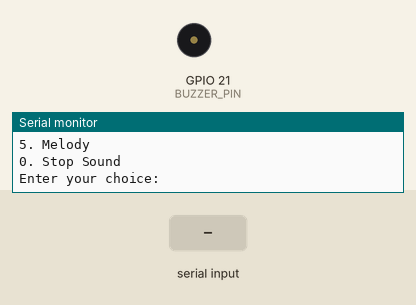
A program run on a simulated ESP32. Parts: buzzer (waves = sounding), the last lines printed to the serial monitor. The test bench sets the inputs (shaded band).

Above: at 1.2 s.
1.3 s: "1\n" received over Serial
At 1.7 s:
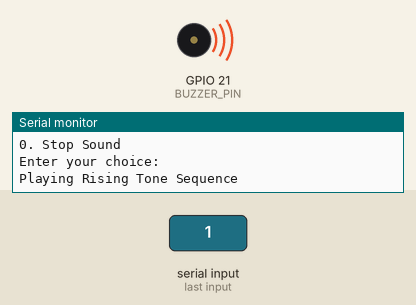
7.3 s: "2\n" received over Serial
At 11.6 s:
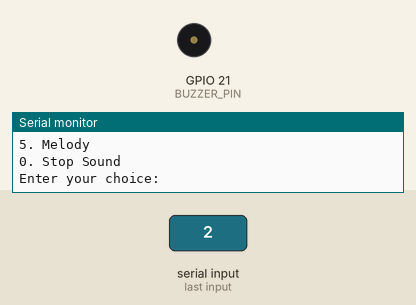
Timing chart, 0 to 13.1 s (numbered marks = the images above; inputs shaded):
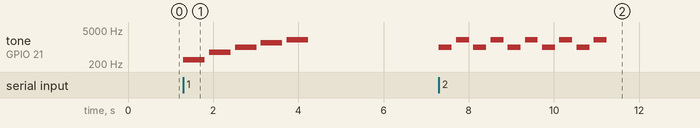

Measured:
- after the input at 1.3 s, tone on GPIO 21 (BUZZER_PIN): plays 300 Hz for 0.51 s, 600 Hz for 0.51 s, 1000 Hz for 0.51 s, 1500 Hz for 0.51 s, 2000 Hz for 0.51 s, starting at once
- after the input at 7.3 s, tone on GPIO 21 (BUZZER_PIN): silent → 1000 Hz at once, then repeats every 0.81 s: silent 0.10 s, 2000 Hz 0.30 s, silent 0.10 s, 1000 Hz 0.30 s, until it stays silent from 11.2 s

The program:

main.cpp
```cpp
#include <Arduino.h>

#define BUZZER_PIN 21

bool stopRequested = false;

bool waitWithStop(int duration)
{
    for (int i = 0; i < duration; i += 10)
    {
        if (
            Serial.available())
        {
            char c = Serial.read();

            if (c == '0')
            {
                stopRequested = true;
                noTone(BUZZER_PIN);
                return false;
            }
        }

        delay(10);
    }

    return true;
}

void playTone(int frequency, int duration)
{
    if (stopRequested)
        return;

    tone(BUZZER_PIN, frequency);

    if (!waitWithStop(duration))
        return;

    noTone(BUZZER_PIN);
    waitWithStop(100);
}

void toneSequence()
{
    playTone(300, 500);
    playTone(600, 500);
    playTone(1000, 500);
    playTone(1500, 500);
    playTone(2000, 500);
}

void alarmSound()
{
    for (int i = 0; i < 5 && !stopRequested; i++)
    {
        playTone(1000, 300);
        playTone(2000, 300);
    }
}

void doorbell()
{
    for (int i = 0; i < 2 && !stopRequested; i++)
    {
        playTone(1000, 300);
        playTone(1500, 600);
        waitWithStop(300);
    }
}

void shortBeeps()
{
    for (int i = 0; i < 5 && !stopRequested; i++)
    {
        playTone(2000, 100);
        waitWithStop(100);
    }
}

void melody()
{
    int notes[] = {
        523, 587, 659, 698,
        784, 880, 988, 1047
    };

    int durations[] = {
        300, 300, 300, 300,
        300, 300, 300, 600
    };

    for (int i = 0; i < 8 && !stopRequested; i++)
    {
        playTone(notes[i], durations[i]);
    }
}

void showMenu()
{
    Serial.println();
    Serial.println("===== BUZZER MENU =====");
    Serial.println("1. Rising Tone Sequence");
    Serial.println("2. Alarm");
    Serial.println("3. Doorbell");
    Serial.println("4. Short Beeps");
    Serial.println("5. Melody");
    Serial.println("0. Stop Sound");
    Serial.println("Enter your choice:");
}

void setup()
{
    Serial.begin(115200);
    pinMode(BUZZER_PIN, OUTPUT);
    noTone(BUZZER_PIN);

    Serial.println("ESP32 Buzzer Ready!");
    showMenu();
}

void loop()
{
    if (Serial.available())
    {
        char choice = Serial.read();

        // Ignore Enter and line-ending characters
        if (choice == '\n' || choice == '\r')
            return;

        if (choice == '0')
        {
            stopRequested = true;
            noTone(BUZZER_PIN);
            Serial.println("Buzzer stopped.");
            showMenu();
            return;
        }

        stopRequested = false;

        switch (choice)
        {
            case '1':
                Serial.println("Playing Rising Tone Sequence");
                toneSequence();
                break;

            case '2':
                Serial.println("Playing Alarm");
                alarmSound();
                break;

            case '3':
                Serial.println("Playing Doorbell");
                doorbell();
                break;

            case '4':
                Serial.println("Playing Short Beeps");
                shortBeeps();
                break;

            case '5':
                Serial.println("Playing Melody");
                melody();
                break;

            default:
                Serial.println("Invalid choice. Enter 0-5.");
                showMenu();
                return;
        }

        noTone(BUZZER_PIN);

        if (!stopRequested)
            Serial.println("Pattern finished.");

        showMenu();
    }
}
```
